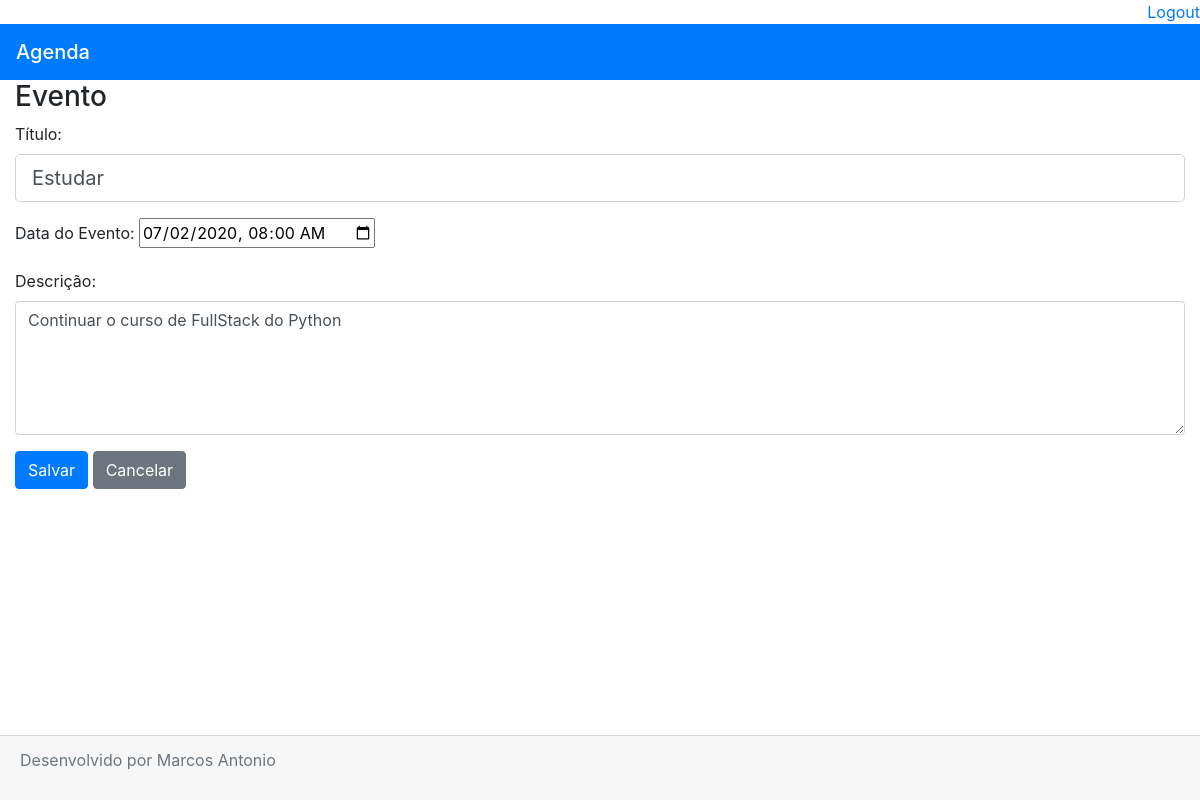
/agenda/evento/?id=3 (signed in), run on an earlier commit of the app's database.
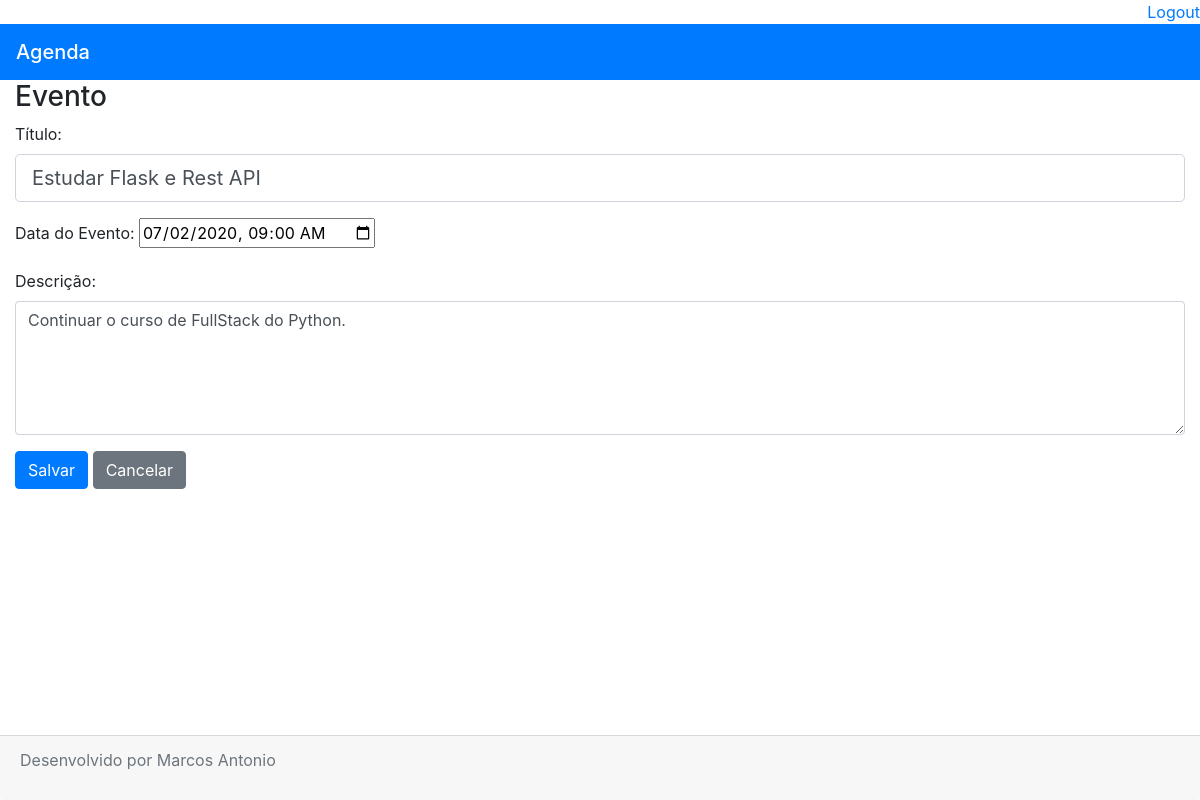
And on a later commit of the database.
### core/models.py (models this page shows, shortened)
class Evento(models.Model):
    titulo = models.CharField(max_length=100, verbose_name='Título')
    descricao = models.TextField(blank=True, null=True, verbose_name='Descrição')
    data_evento = models.DateTimeField(verbose_name='Data do Evento')
    data_criacao = models.DateTimeField(auto_now=True, verbose_name='Data de Criação')
    usuario = models.ForeignKey(User, on_delete=models.CASCADE)
    class Meta:
        db_table = 'evento'
    def get_data_input_evento(self):
        return self.data_evento.strftime('%Y-%m-%dT%H:%M')

### core/views.py (the view)
# urls.py: path('agenda/evento/', views.evento),
@login_required(login_url='/login/')
def evento(request):
    id_evento = request.GET.get('id')
    dados = {}
    if id_evento:
        dados['evento'] = Evento.objects.get(id=id_evento)
    return render(request, 'evento.html', dados)

### templates/evento.html (shortened to what this page needs)
{% extends "model-page.html" %}
{% block content %}
<form action="submit" method="POST">{% csrf_token %}
    <div class="container-fluid">
        <h3>Evento</h3>
        <div class="form-group">
            <label>Título: </label>
            <input class="form-control form-control-lg" type="text" name="titulo"  value="{{ evento.titulo }}">
        </div>
        <div class="form-group">
            <label>Data do Evento: </label>
            <input type="datetime-local" name="data_evento" value="{{ evento.get_data_input_evento }}">
        </div>
        <div class="form-group">
            <label>Descrição: </label>
            <textarea class="form-control" name="descricao" rows="5">{{ evento.descricao }}</textarea>
        </div>
        <button class="btn btn-primary" type="submit">Salvar</button>
        <a href="/">
            <button class="btn btn-secondary" type="button">Cancelar</button>
        </a>
    </div>
</form>
{% endblock %}

What changed in the data, as far as the page shows it:
changed Evento: titulo "Estudar" → "Estudar Flask e Rest API"; data_evento "07/02/2020 08:00" → "07/02/2020 09:00"; descricao "Continuar o curso de FullStack do Python" → "Continuar o curso de FullStack do Python."
